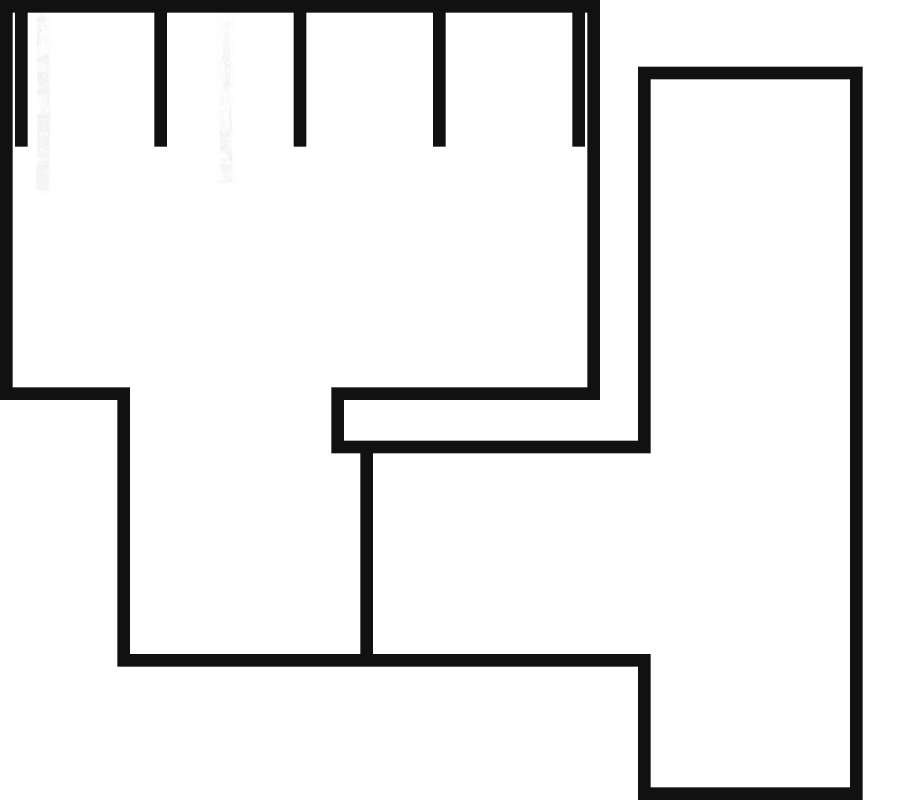
#> input picture worlds/course_floor.png, 2700 x 2400 px, given in place of the camera (shown at 1/3 size)
$ python camera_align_viewer.py
#> lines starting #> are read from the running program, lines starting #| are printed output that depends on the picture; after the words box and inside, x2 and y2 are one past the last pixel; in counts of white or black regions, pixels touching at a corner belong together
### tools/parking_geom.py
"""주차 인식 공통 기하 계산 (모든 인식 방법이 사용: P-A 규칙, P-S 세그멘테이션 등).

좌표계
- 월드(시뮬) 좌표: 미터, 원점 = 로봇 출발점, +x = 주차장 쪽, z = 위 (MuJoCo / ROS와 같음).
- 바닥 좌표: 판 위의 밀리미터, u = 왼쪽 끝에서, v = 위쪽 끝에서 (테이프 도면 기준).
- 이미지: 천장 웹캠의 왜곡된 640x480 픽셀 (방사 왜곡 k1).

마스크로 자세 구하기
- 바퀴 마스크(보이는 바퀴마다 하나)와 몸통 마스크, 모두 이미지 픽셀 단위.
- base_link(= 바퀴 축의 중점)의 위치와 방향을 바닥 평면에서 계산한다.
"""
import math

import cv2
import numpy as np

WIDTH, HEIGHT = 640, 480
HFOV_DEG = 37.21
K1 = -0.2184
F = WIDTH / 2 / math.tan(math.radians(HFOV_DEG) / 2)       # 픽셀 단위 초점 거리
CX, CY = WIDTH / 2, HEIGHT / 2

START_U, START_V = 1125.0, 1090.0                           # 로봇 출발점의 바닥 좌표 mm (= 월드 원점)
TAPES = [
    (0, 0, 900, 19), (0, 0, 19, 600), (881, 0, 19, 600),
    (22.5, 0, 19, 220), (231.5, 0, 19, 220), (440.5, 0, 19, 220), (649.5, 0, 19, 220), (858.5, 0, 19, 220),
    (0, 581, 195, 19), (497, 581, 403, 19),
    (176, 581, 19, 419), (497, 581, 19, 99), (497, 661, 479, 19), (176, 981, 800, 19), (540.5, 680, 19, 301),
    (957, 100, 19, 580), (957, 100, 337, 19), (1275, 100, 19, 1100), (957, 981, 19, 219), (957, 1181, 337, 19),
]

# 핑키 형상 (시뮬 모델 기준): 바퀴는 base_link에서 y = ±40.6 mm, 축 높이 30 mm
WHEEL_Y = 0.0406
WHEEL_Z = 0.030          # 바퀴 픽셀을 평면으로 되돌릴 때 쓰는 높이
BODY_Z = 0.100           # 몸통 픽셀을 평면으로 되돌릴 때 쓰는 높이 (윗면)
WHEEL_Y_VISIBLE = 0.047  # 보이는 타이어 부분(바깥쪽)의 중심, val 분할에서 측정
PAIR_SEP_MIN, PAIR_SEP_MAX = 0.065, 0.125   # 검출된 두 바퀴 중심 간격 허용 범위 (실제 약 0.094 m)
YAW_REFINE_DEG = 20.0    # 바퀴 2개일 때 축 방향을 몸통 모양으로 미세 조정하는 범위
YAW_REFINE_GAIN = 0.03   # 축 방향에서 벗어난 각도는 겹침(IoU)이 이만큼 더 좋아야 채택
last_fb_margin = None    # 마지막 바퀴 2개 계산에서 앞/뒤 두 방향의 겹침 점수 차이 (작으면 앞/뒤 불확실)
# 로봇 좌표계(x 앞, y 왼쪽, z 위)의 단순한 핑키 3D 모델: 상자 (x0, x1, y0, y1, z0, z1)
ROBOT_BOXES = [
    (-0.076, 0.042, -0.042, 0.042, 0.005, 0.100),     # 몸통
    (-0.052, 0.018, -0.035, 0.035, 0.100, 0.138),     # 라이다
    (-0.028, 0.028, 0.026, 0.055, 0.002, 0.056),      # 왼쪽 바퀴
    (-0.028, 0.028, -0.055, -0.026, 0.002, 0.056),    # 오른쪽 바퀴
]


def mm_to_world(u, v):
    return np.array([(START_V - v) / 1000, (START_U - u) / 1000])


def world_to_mm(x, y):
    return START_U - y * 1000, START_V - x * 1000


def quat_to_mat(w, x, y, z):
    return np.array([[1 - 2 * (y * y + z * z), 2 * (x * y - z * w), 2 * (x * z + y * w)],
                     [2 * (x * y + z * w), 1 - 2 * (x * x + z * z), 2 * (y * z - x * w)],
                     [2 * (x * z - y * w), 2 * (y * z + x * w), 1 - 2 * (x * x + y * y)]])


class Camera:
    """천장 웹캠: MuJoCo 카메라 자세(-z 방향을 봄, +y가 위) + 핀홀 모델 + 방사 왜곡 k1."""

    def __init__(self, pos, quat_wxyz):
        self.C = np.asarray(pos, float)
        self.R = quat_to_mat(*quat_wxyz)        # 카메라 -> 월드

    # [4 lines left out: function from_row, not called in this run]

    def project(self, points):
        """월드 점 (N,3) -> 왜곡된 픽셀 (N,2)."""
        local = (np.asarray(points, float) - self.C) @ self.R
        xu = local[:, 0] / -local[:, 2]
        yu = -local[:, 1] / -local[:, 2]
        s = 1 + K1 * (xu * xu + yu * yu)
        return np.column_stack([CX + F * xu * s, CY + F * yu * s])

    # [11 lines left out: function pixels_to_plane, not called in this run]

    def ground_xy(self):
        return self.C[:2]


def tape_polygons(camera, step=10.0):
    """바닥의 모든 테이프 사각형을 이미지에 투영한 다각형 (왜곡 포함)."""
#> called with step = 10
    polys = []
    for u, v, w, h in TAPES:
        pts = []
        for (u0, v0), (u1, v1) in (((u, v), (u + w, v)), ((u + w, v), (u + w, v + h)),
                                   ((u + w, v + h), (u, v + h)), ((u, v + h), (u, v))):
            n = max(1, int(math.ceil(math.hypot(u1 - u0, v1 - v0) / step)))
            for t in np.arange(n) / n:
                xy = mm_to_world(u0 + (u1 - u0) * t, v0 + (v1 - v0) * t)
                pts.append([xy[0], xy[1], 0.002])
        polys.append(camera.project(np.array(pts)))
    return polys


def rot(yaw):
    c, s = math.cos(yaw), math.sin(yaw)
    return np.array([[c, -s], [s, c]])


def wrap(a):
    return (a + math.pi) % (2 * math.pi) - math.pi


# [11 lines left out: function silhouette, not called in this run]


def iou(a, b):
    inter = np.logical_and(a, b).sum()
    return inter / max(1, np.logical_or(a, b).sum())


# [60 lines left out: function pose_from_masks, not called in this run]

### tools/camera_align_viewer.py
#!/usr/bin/env python3
"""실물 천장 웹캠을 시뮬 카메라와 같은 위치·방향으로 맞추기 위한 실시간 정렬 뷰어.

- 실시간 영상(640x480) 위에, 보정한 시뮬 카메라(gen_parking_dataset의 CAM_POS / CAM_QUAT,
  parking_geom의 HFOV·k1)로 투영한 테이프 외곽선을 초록 선으로 겹쳐 그린다.
  실물 테이프가 초록 선과 겹칠 때까지 카메라를 움직이면 시뮬과 같은 자세가 된다.
- 칸 중심(A~D)과 출발점은 노란 십자로 표시한다.
- 정렬 참고값: 투영 외곽선 점에서 가장 가까운 어두운 픽셀(실물 테이프)까지의 거리(px) 중앙값·p90.
  잘 맞으면 1~2 px 정도로 작아진다. 조명에 따라 --dark 값을 조정한다.
- 키: o = 시뮬 화면(--ref) 반투명 겹치기 켜기/끄기, l = 선 켜기/끄기, m = 어두운 픽셀 마스크 보기,
      s = 현재 프레임 저장(원본 + 겹친 화면), q / Esc = 종료.

사용법 (GUI가 되는 cv2 필요, 예: pinky_train 가상환경):
  python tools/camera_align_viewer.py --device /dev/video2
  python tools/camera_align_viewer.py --device /dev/video2 --calib config/ceiling_camera_calib.json
    --calib: calib_from_tape.py로 구한 실물 보정값으로 선을 그림 (보정 결과 확인용).
"""
import argparse
import json
import os
import sys
import time
from pathlib import Path

import cv2
import numpy as np

sys.path.insert(0, os.path.dirname(os.path.abspath(__file__)))
import parking_geom as G  # noqa: E402

# 보정한 시뮬 카메라 자세 (gen_parking_dataset.py와 같은 값; mujoco 없이 실행되도록 여기 적음)
CAM_POS = [-0.2894, 0.5706, 1.815]
CAM_QUAT = [0.69746, 0.15253, -0.16265, -0.68105]
SLOT_U = (136.5, 345.5, 554.5, 763.5)
SLOT_V = 120.0                                  # 칸 중심 표시 높이 (칸 v 19~220의 가운데)


def put(img, text, y, color=(255, 255, 255)):
    cv2.putText(img, text, (8, y), cv2.FONT_HERSHEY_SIMPLEX, 0.5, (0, 0, 0), 3, cv2.LINE_AA)
    cv2.putText(img, text, (8, y), cv2.FONT_HERSHEY_SIMPLEX, 0.5, color, 1, cv2.LINE_AA)


def main():
    ap = argparse.ArgumentParser()
    ap.add_argument('--device', default='/dev/video2', help='camera device path or index')
    ap.add_argument('--ref', default=None, help='sim reference image to blend (e.g. ceiling_view.png)')
    ap.add_argument('--dark', type=int, default=80, help='gray level below which a pixel counts as tape')
    ap.add_argument('--out', default='results/camera_align', help='folder for saved frames')
    ap.add_argument('--calib', default=None, help='calibration json from calib_from_tape.py (default: sim camera)')
    args = ap.parse_args()

    dev = int(args.device) if args.device.isdigit() else args.device
    cap = cv2.VideoCapture(dev, cv2.CAP_V4L2)
    cap.set(cv2.CAP_PROP_FOURCC, cv2.VideoWriter_fourcc(*'MJPG'))
    cap.set(cv2.CAP_PROP_FRAME_WIDTH, G.WIDTH)
    cap.set(cv2.CAP_PROP_FRAME_HEIGHT, G.HEIGHT)
    if not cap.isOpened():
        raise SystemExit(f'cannot open camera {args.device}')

    if args.calib:                                  # 실물 보정값으로 그림
        c = json.load(open(args.calib))
        cam = G.Camera(c['pos'], c['quat_wxyz'])
        print(f"using calibration {args.calib} (residual median {c.get('residual_px_median')} px)")
    else:                                           # 시뮬 카메라 (학습 기준 자세)
        cam = G.Camera(CAM_POS, CAM_QUAT)
    polys = [np.round(p).astype(np.int32) for p in G.tape_polygons(cam)]
    outline = np.vstack(polys)
    inside = (outline[:, 0] >= 0) & (outline[:, 0] < G.WIDTH) & (outline[:, 1] >= 0) & (outline[:, 1] < G.HEIGHT)
    outline = outline[inside]                       # 화면 안의 외곽선 점만 정렬 참고값에 씀
    marks = [G.mm_to_world(u, SLOT_V) for u in SLOT_U] + [G.mm_to_world(G.START_U, G.START_V)]
    marks = np.round(cam.project([[x, y, 0.0] for x, y in marks])).astype(int)
    ref = None
    if args.ref:
        ref = cv2.imread(args.ref)
        if ref is None:
            raise SystemExit(f'cannot read {args.ref}')
        ref = cv2.resize(ref, (G.WIDTH, G.HEIGHT))
    show_ref, show_lines, show_mask = ref is not None, True, False
    out = Path(args.out)
    t_prev, fps, warned = time.perf_counter(), 0.0, False

    while True:
        ok, frame = cap.read()
#> frame is the input picture: shape (2400, 2700, 3); min 17, max 255, mean 232.3
        if not ok:
            print('frame grab failed')
            break
        h, w = frame.shape[:2]
#> h = 2400; w = 2700
        if (w, h) != (G.WIDTH, G.HEIGHT):            # 보정 해상도와 다르면 맞춰서 표시 (경고 1회)
            if not warned:
                print(f'warning: camera gives {w}x{h}, resized to {G.WIDTH}x{G.HEIGHT}')
#| warning: camera gives 2700x2400, resized to 640x480
                warned = True
            frame = cv2.resize(frame, (G.WIDTH, G.HEIGHT))
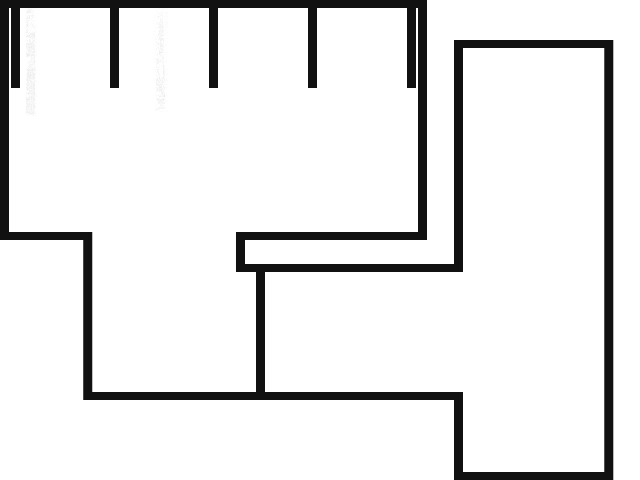
#> frame: shape (480, 640, 3); min 17, max 255, mean 231.9
        gray = cv2.cvtColor(frame, cv2.COLOR_BGR2GRAY)
        dark = (gray < args.dark).astype(np.uint8)
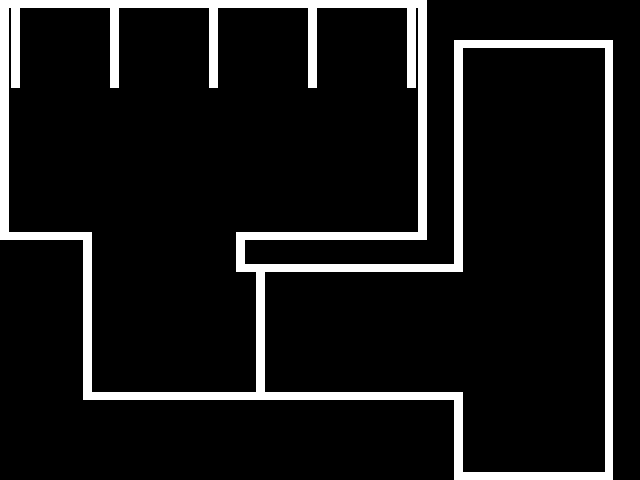
#> dark: shape (480, 640); values 0 (black) and 1 (white), 9.6% white; 1 white region, box (x1, y1, x2, y2) and area: (0, 0, 613, 480) 29360
        # 어두운 픽셀까지의 거리 지도: 외곽선 점에서 값을 읽어 정렬 정도를 본다
        dist = cv2.distanceTransform(1 - dark, cv2.DIST_L2, 3)
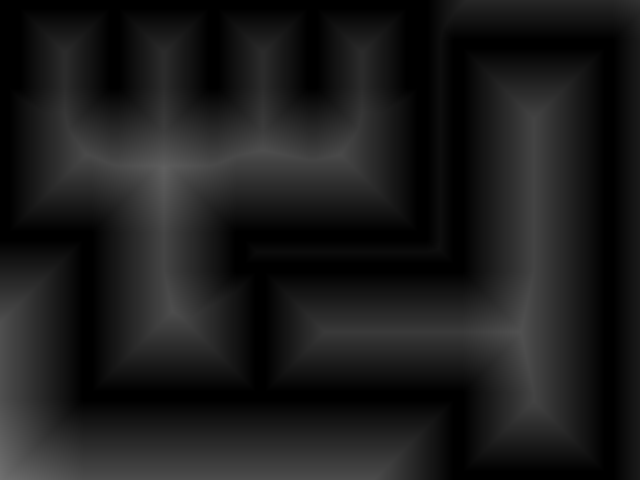
#> dist: shape (480, 640) float32; min 0, max 112.4, mean 27.8
        d = dist[outline[:, 1], outline[:, 0]] if len(outline) else np.array([np.nan])
#> d = 1503 values, max 71.63 at index 1124, min 0 at index 6, mean 27.28

        vis = cv2.cvtColor(dark * 255, cv2.COLOR_GRAY2BGR) if show_mask else frame.copy()
        if show_ref:
            vis = cv2.addWeighted(vis, 0.5, ref, 0.5, 0)
        if show_lines:
            cv2.polylines(vis, polys, True, (0, 255, 0), 1, cv2.LINE_AA)
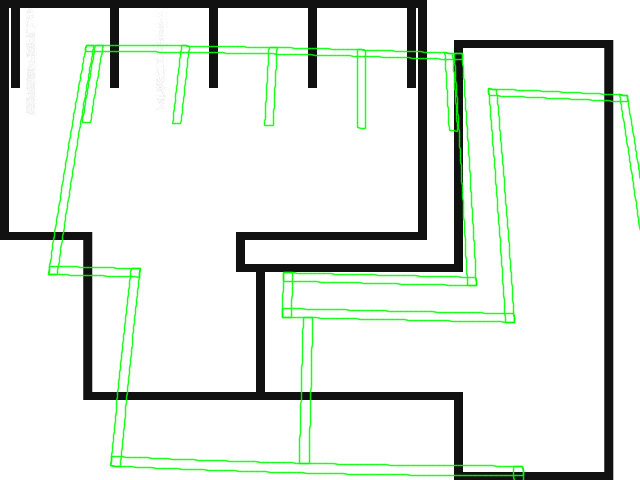
#> vis: shape (480, 640, 3); 5.76% of pixels changed, all inside (x1, y1, x2, y2) = (47, 44, 640, 480)
            for u, v in marks:
                cv2.drawMarker(vis, (int(u), int(v)), (0, 255, 255), cv2.MARKER_CROSS, 14, 1)
#> vis: shape (480, 640, 3); 0.04% of pixels changed, all inside (x1, y1, x2, y2) = (129, 80, 414, 101)
        now = time.perf_counter()
        fps = 0.9 * fps + 0.1 / max(1e-6, now - t_prev)
        t_prev = now
        put(vis, f'{w}x{h}  {fps:4.1f} fps   line->tape px: median {np.median(d):.1f}  p90 {np.percentile(d, 90):.1f}', 18)
        put(vis, 'o: sim overlay  l: lines  m: dark mask  s: save  q: quit', G.HEIGHT - 10, (200, 200, 200))
#> call 2 of put, with y = 470, color = (200, 200, 200)
#> in put (call 2), `cv2.putText(img, text, (8, y), cv2.FONT_HERSHEY_SIMPLEX, 0.5, color, 1..`:
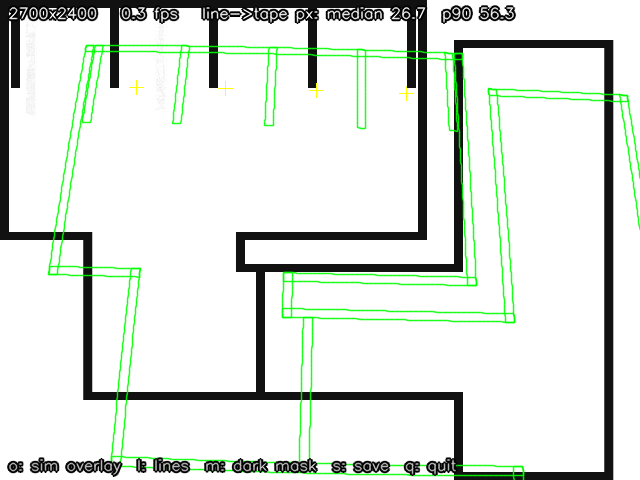
#> img: shape (480, 640, 3); mean B, G, R 220.9, 227.4, 221
        cv2.imshow('camera align', vis)

        key = cv2.waitKey(1) & 0xFF
#> (key q is pressed here)
        if key in (ord('q'), 27):
            break
        if key == ord('o') and ref is not None:
            show_ref = not show_ref
        elif key == ord('l'):
            show_lines = not show_lines
        elif key == ord('m'):
            show_mask = not show_mask
        elif key == ord('s'):
            out.mkdir(parents=True, exist_ok=True)
            stamp = time.strftime('%Y%m%d_%H%M%S')
            cv2.imwrite(str(out / f'raw_{stamp}.png'), frame)
            cv2.imwrite(str(out / f'overlay_{stamp}.png'), vis)
            print(f'saved {out}/raw_{stamp}.png  line->tape median {np.median(d):.1f} px')
    cap.release()
    cv2.destroyAllWindows()


if __name__ == '__main__':
    main()
